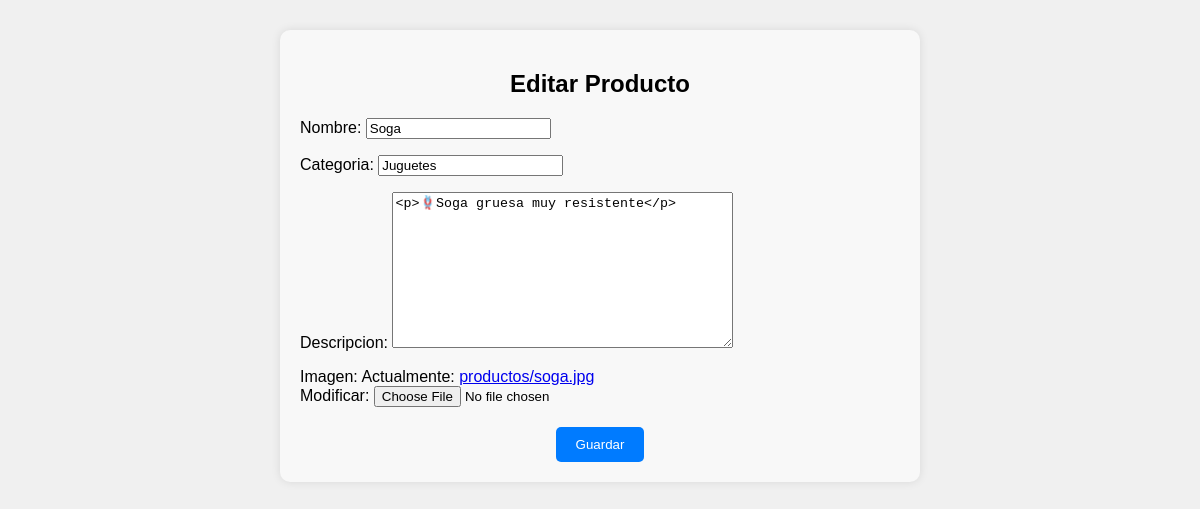
Page /productos/editar/1/ on the earlier database version.
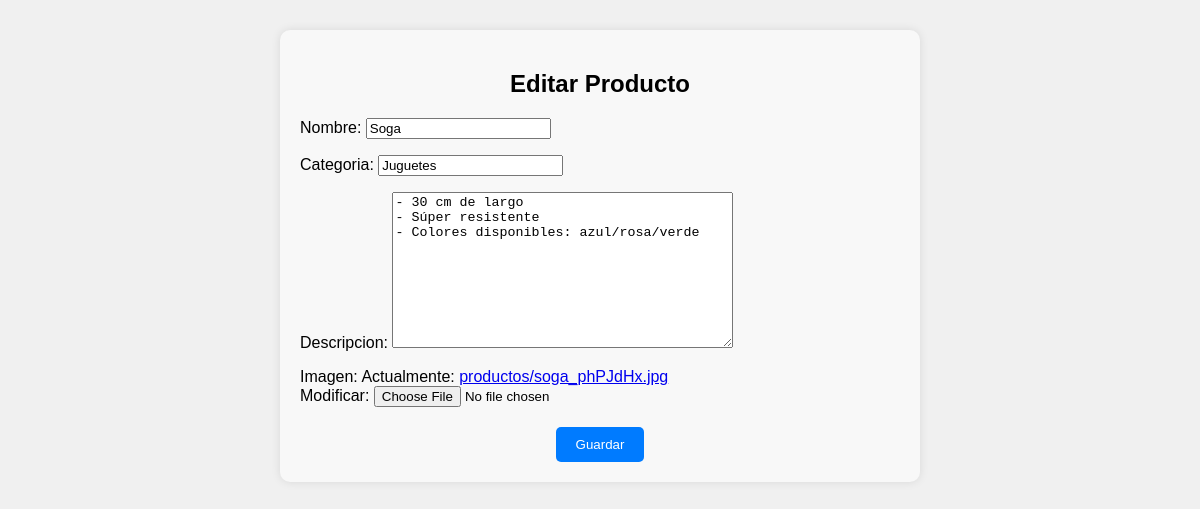
Same page on the later database version.
### products/models.py (models this page shows, shortened)
class Producto(models.Model):
    nombre = models.CharField(max_length=100)
    categoria = models.CharField(max_length=100)
    descripcion = RichTextField()
    imagen = models.ImageField(upload_to='productos/')
    fecha_publicacion = models.DateField(default=timezone.now)

### products/views.py (the view)
# urls.py: path('productos/editar/<int:pk>/', ProductoUpdateView.as_view(), name='editar_producto'),
class ProductoUpdateView(UpdateView):
    model = Producto
    form_class = ProductoForm
    template_name = 'products/producto_form.html'
    success_url = reverse_lazy('lista_productos')

### products/forms.py
class ProductoForm(forms.ModelForm):
    class Meta:
        model = Producto
        fields = ['nombre', 'categoria', 'descripcion', 'imagen']

### templates/products/producto_form.html (shortened to what this page needs)
{% extends 'products/base.html' %}
{% block content %}
  <div style="max-width: 600px; margin: auto; background-color: #f8f8f8; padding: 20px; border-radius: 10px; box-shadow: 0 0 10px rgba(0,0,0,0.1);">
    <h2 style="text-align: center;">
      {% if form.instance.pk %}
        Editar Producto
      {% else %}
        Agregar Producto
      {% endif %}
    </h2>
    <form method="post" enctype="multipart/form-data" style="margin-top: 20px;">
      {{ form.as_p }}
      <div style="text-align: center; margin-top: 20px;">
        <button type="submit" style="background-color: #007bff; color: white; padding: 10px 20px; border: none; border-radius: 5px; cursor: pointer;">
          Guardar
        </button>
      </div>
    </form>
  </div>
{% endblock %}

Differences in the rows shown:
changed Producto "Soga": descripcion "<p>🪢Soga gruesa muy resistente</p>" → "- 30 cm de largo - Súper resistente - Colores disponibles: azul/rosa/verde"
Other differences:
text no longer shown: "Nombre: Categoria: Descripcion: Imagen: Actualmente: productos/soga.jpg Modificar:"
text now shown: "Nombre: Categoria: Descripcion: Imagen: Actualmente: productos/soga_phPJdHx.jpg Modificar:"
